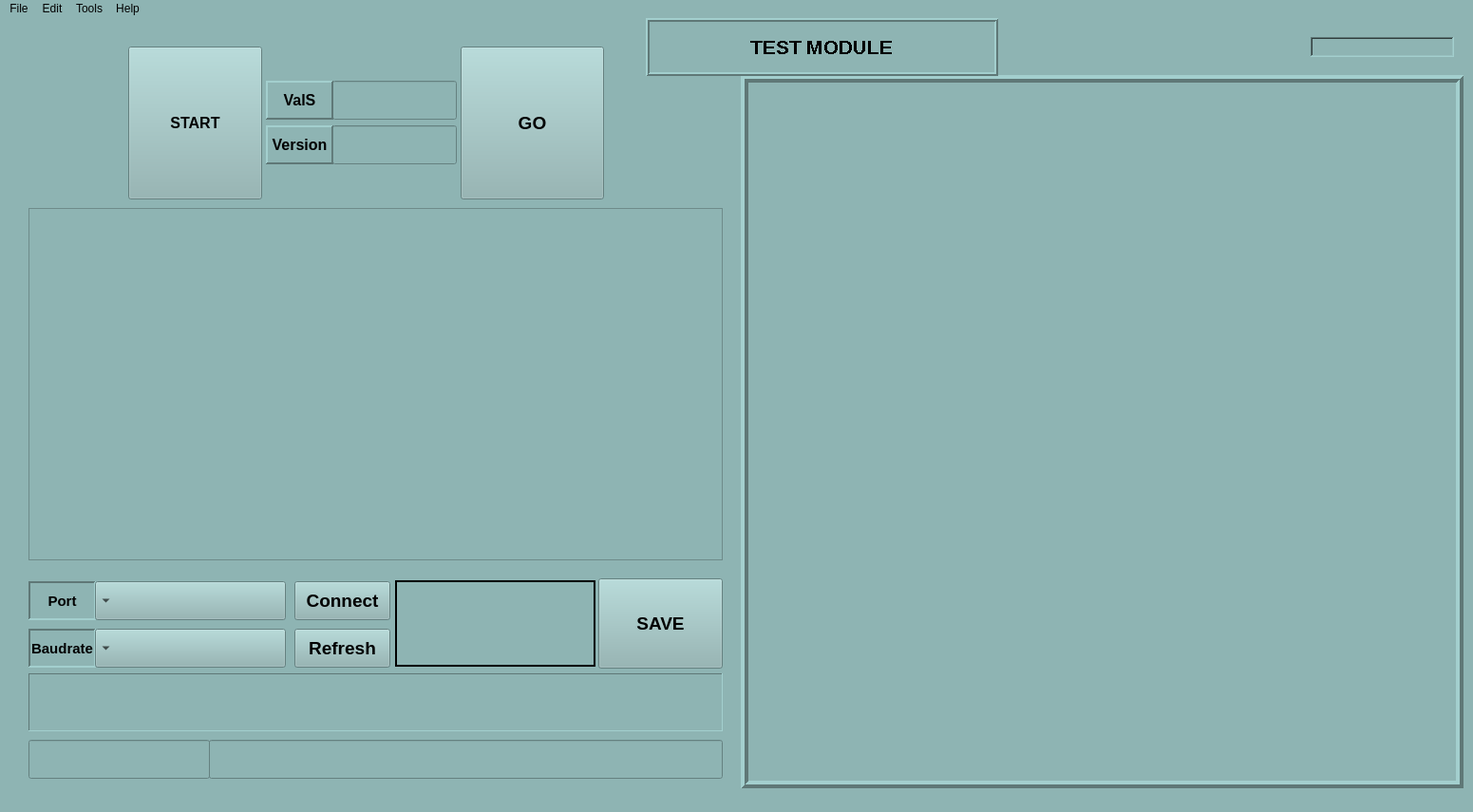
<?xml version="1.0" encoding="UTF-8"?>
<ui version="4.0">
 <class>APP</class>
 <widget class="QMainWindow" name="APP">
  <property name="geometry">
   <rect>
    <x>0</x>
    <y>0</y>
    <width>1551</width>
    <height>855</height>
   </rect>
  </property>
  <property name="windowTitle">
   <string>MainWindow</string>
  </property>
  <property name="toolTip">
   <string>&lt;html&gt;&lt;head/&gt;&lt;body&gt;&lt;p&gt;&lt;br/&gt;&lt;/p&gt;&lt;/body&gt;&lt;/html&gt;</string>
  </property>
  <property name="styleSheet">
   <string notr="true">background-color: rgb(142, 180, 179);</string>
  </property>
  <widget class="QWidget" name="centralwidget">
   <widget class="QLabel" name="image_label">
    <property name="geometry">
     <rect>
      <x>780</x>
      <y>60</y>
      <width>761</width>
      <height>751</height>
     </rect>
    </property>
    <property name="styleSheet">
     <string notr="true">border-color: rgb(0, 0, 0);
selection-color: rgb(0, 85, 255);</string>
    </property>
    <property name="frameShape">
     <enum>QFrame::Box</enum>
    </property>
    <property name="frameShadow">
     <enum>QFrame::Raised</enum>
    </property>
    <property name="lineWidth">
     <number>4</number>
    </property>
    <property name="text">
     <string/>
    </property>
    <property name="alignment">
     <set>Qt::AlignCenter</set>
    </property>
   </widget>
   <widget class="QLabel" name="title_label">
    <property name="geometry">
     <rect>
      <x>680</x>
      <y>0</y>
      <width>371</width>
      <height>61</height>
     </rect>
    </property>
    <property name="font">
     <font>
      <pointsize>16</pointsize>
      <weight>75</weight>
      <bold>true</bold>
      <stylestrategy>NoAntialias</stylestrategy>
     </font>
    </property>
    <property name="frameShape">
     <enum>QFrame::Box</enum>
    </property>
    <property name="frameShadow">
     <enum>QFrame::Raised</enum>
    </property>
    <property name="lineWidth">
     <number>2</number>
    </property>
    <property name="text">
     <string>TEST MODULE</string>
    </property>
    <property name="alignment">
     <set>Qt::AlignCenter</set>
    </property>
   </widget>
   <widget class="QLabel" name="time_label">
    <property name="geometry">
     <rect>
      <x>1380</x>
      <y>20</y>
      <width>151</width>
      <height>21</height>
     </rect>
    </property>
    <property name="font">
     <font>
      <pointsize>10</pointsize>
      <weight>50</weight>
      <bold>false</bold>
     </font>
    </property>
    <property name="frameShape">
     <enum>QFrame::WinPanel</enum>
    </property>
    <property name="frameShadow">
     <enum>QFrame::Sunken</enum>
    </property>
    <property name="lineWidth">
     <number>2</number>
    </property>
    <property name="text">
     <string/>
    </property>
   </widget>
   <widget class="QWidget" name="widget" native="true">
    <property name="geometry">
     <rect>
      <x>130</x>
      <y>30</y>
      <width>511</width>
      <height>161</height>
     </rect>
    </property>
    <widget class="QPushButton" name="start_button">
     <property name="geometry">
      <rect>
       <x>5</x>
       <y>0</y>
       <width>141</width>
       <height>161</height>
      </rect>
     </property>
     <property name="font">
      <font>
       <pointsize>12</pointsize>
       <weight>75</weight>
       <bold>true</bold>
      </font>
     </property>
     <property name="styleSheet">
      <string notr="true"/>
     </property>
     <property name="text">
      <string>START</string>
     </property>
     <property name="checkable">
      <bool>false</bool>
     </property>
    </widget>
    <widget class="QPushButton" name="test_button">
     <property name="geometry">
      <rect>
       <x>355</x>
       <y>0</y>
       <width>151</width>
       <height>161</height>
      </rect>
     </property>
     <property name="font">
      <font>
       <pointsize>14</pointsize>
       <weight>75</weight>
       <bold>true</bold>
      </font>
     </property>
     <property name="styleSheet">
      <string notr="true"/>
     </property>
     <property name="text">
      <string>GO</string>
     </property>
     <property name="checkable">
      <bool>false</bool>
     </property>
     <property name="autoDefault">
      <bool>false</bool>
     </property>
    </widget>
    <widget class="QLineEdit" name="value_edit">
     <property name="geometry">
      <rect>
       <x>220</x>
       <y>36</y>
       <width>131</width>
       <height>41</height>
      </rect>
     </property>
     <property name="sizePolicy">
      <sizepolicy hsizetype="Expanding" vsizetype="Fixed">
       <horstretch>0</horstretch>
       <verstretch>0</verstretch>
      </sizepolicy>
     </property>
     <property name="font">
      <font>
       <pointsize>12</pointsize>
       <weight>75</weight>
       <bold>true</bold>
      </font>
     </property>
     <property name="styleSheet">
      <string notr="true"/>
     </property>
     <property name="inputMask">
      <string notr="true"/>
     </property>
     <property name="alignment">
      <set>Qt::AlignCenter</set>
     </property>
    </widget>
    <widget class="QLabel" name="version_button">
     <property name="geometry">
      <rect>
       <x>150</x>
       <y>83</y>
       <width>71</width>
       <height>41</height>
      </rect>
     </property>
     <property name="font">
      <font>
       <pointsize>12</pointsize>
       <weight>75</weight>
       <bold>true</bold>
      </font>
     </property>
     <property name="frameShape">
      <enum>QFrame::Panel</enum>
     </property>
     <property name="frameShadow">
      <enum>QFrame::Raised</enum>
     </property>
     <property name="lineWidth">
      <number>2</number>
     </property>
     <property name="text">
      <string>Version</string>
     </property>
     <property name="alignment">
      <set>Qt::AlignCenter</set>
     </property>
    </widget>
    <widget class="QLabel" name="vals_button">
     <property name="geometry">
      <rect>
       <x>150</x>
       <y>36</y>
       <width>71</width>
       <height>41</height>
      </rect>
     </property>
     <property name="font">
      <font>
       <pointsize>12</pointsize>
       <weight>75</weight>
       <bold>true</bold>
      </font>
     </property>
     <property name="frameShape">
      <enum>QFrame::Panel</enum>
     </property>
     <property name="frameShadow">
      <enum>QFrame::Raised</enum>
     </property>
     <property name="lineWidth">
      <number>2</number>
     </property>
     <property name="text">
      <string>ValS</string>
     </property>
     <property name="alignment">
      <set>Qt::AlignCenter</set>
     </property>
    </widget>
    <widget class="QLineEdit" name="version_edit">
     <property name="geometry">
      <rect>
       <x>220</x>
       <y>83</y>
       <width>131</width>
       <height>41</height>
      </rect>
     </property>
     <property name="font">
      <font>
       <pointsize>11</pointsize>
       <weight>75</weight>
       <bold>true</bold>
      </font>
     </property>
     <property name="alignment">
      <set>Qt::AlignCenter</set>
     </property>
    </widget>
   </widget>
   <widget class="QWidget" name="widget_2" native="true">
    <property name="geometry">
     <rect>
      <x>20</x>
      <y>200</y>
      <width>741</width>
      <height>371</height>
     </rect>
    </property>
    <widget class="QLabel" name="info_label">
     <property name="geometry">
      <rect>
       <x>10</x>
       <y>0</y>
       <width>731</width>
       <height>371</height>
      </rect>
     </property>
     <property name="font">
      <font>
       <pointsize>14</pointsize>
       <weight>75</weight>
       <bold>true</bold>
       <underline>false</underline>
      </font>
     </property>
     <property name="mouseTracking">
      <bool>true</bool>
     </property>
     <property name="frameShape">
      <enum>QFrame::StyledPanel</enum>
     </property>
     <property name="text">
      <string/>
     </property>
     <property name="alignment">
      <set>Qt::AlignCenter</set>
     </property>
    </widget>
   </widget>
   <widget class="QWidget" name="widget_4" native="true">
    <property name="geometry">
     <rect>
      <x>20</x>
      <y>590</y>
      <width>741</width>
      <height>211</height>
     </rect>
    </property>
    <widget class="QPushButton" name="refresh_button">
     <property name="geometry">
      <rect>
       <x>290</x>
       <y>53</y>
       <width>101</width>
       <height>41</height>
      </rect>
     </property>
     <property name="font">
      <font>
       <pointsize>14</pointsize>
       <weight>75</weight>
       <bold>true</bold>
      </font>
     </property>
     <property name="styleSheet">
      <string notr="true"/>
     </property>
     <property name="text">
      <string>Refresh</string>
     </property>
     <property name="checkable">
      <bool>false</bool>
     </property>
    </widget>
    <widget class="QPushButton" name="connect_button">
     <property name="geometry">
      <rect>
       <x>290</x>
       <y>3</y>
       <width>101</width>
       <height>41</height>
      </rect>
     </property>
     <property name="font">
      <font>
       <pointsize>14</pointsize>
       <weight>75</weight>
       <bold>true</bold>
      </font>
     </property>
     <property name="styleSheet">
      <string notr="true"/>
     </property>
     <property name="text">
      <string>Connect</string>
     </property>
     <property name="checkable">
      <bool>false</bool>
     </property>
    </widget>
    <widget class="QLabel" name="port_label">
     <property name="geometry">
      <rect>
       <x>10</x>
       <y>3</y>
       <width>71</width>
       <height>41</height>
      </rect>
     </property>
     <property name="font">
      <font>
       <pointsize>11</pointsize>
       <weight>75</weight>
       <bold>true</bold>
      </font>
     </property>
     <property name="frameShape">
      <enum>QFrame::Panel</enum>
     </property>
     <property name="frameShadow">
      <enum>QFrame::Sunken</enum>
     </property>
     <property name="lineWidth">
      <number>2</number>
     </property>
     <property name="text">
      <string>Port</string>
     </property>
     <property name="alignment">
      <set>Qt::AlignCenter</set>
     </property>
    </widget>
    <widget class="QComboBox" name="port_box">
     <property name="geometry">
      <rect>
       <x>80</x>
       <y>3</y>
       <width>201</width>
       <height>41</height>
      </rect>
     </property>
     <property name="font">
      <font>
       <pointsize>10</pointsize>
       <weight>75</weight>
       <bold>true</bold>
      </font>
     </property>
     <property name="layoutDirection">
      <enum>Qt::RightToLeft</enum>
     </property>
    </widget>
    <widget class="QLabel" name="baudrate_label">
     <property name="geometry">
      <rect>
       <x>10</x>
       <y>53</y>
       <width>71</width>
       <height>41</height>
      </rect>
     </property>
     <property name="font">
      <font>
       <pointsize>11</pointsize>
       <weight>75</weight>
       <bold>true</bold>
      </font>
     </property>
     <property name="frameShape">
      <enum>QFrame::Panel</enum>
     </property>
     <property name="frameShadow">
      <enum>QFrame::Sunken</enum>
     </property>
     <property name="lineWidth">
      <number>2</number>
     </property>
     <property name="text">
      <string>Baudrate</string>
     </property>
     <property name="alignment">
      <set>Qt::AlignCenter</set>
     </property>
    </widget>
    <widget class="QComboBox" name="baudrate_box">
     <property name="geometry">
      <rect>
       <x>80</x>
       <y>53</y>
       <width>201</width>
       <height>41</height>
      </rect>
     </property>
     <property name="font">
      <font>
       <pointsize>10</pointsize>
       <weight>75</weight>
       <bold>true</bold>
      </font>
     </property>
     <property name="layoutDirection">
      <enum>Qt::RightToLeft</enum>
     </property>
    </widget>
    <widget class="QLineEdit" name="Final_result_box">
     <property name="geometry">
      <rect>
       <x>200</x>
       <y>170</y>
       <width>541</width>
       <height>41</height>
      </rect>
     </property>
     <property name="font">
      <font>
       <pointsize>10</pointsize>
       <weight>75</weight>
       <bold>true</bold>
      </font>
     </property>
     <property name="frame">
      <bool>true</bool>
     </property>
     <property name="alignment">
      <set>Qt::AlignLeading|Qt::AlignLeft|Qt::AlignVCenter</set>
     </property>
    </widget>
    <widget class="QLineEdit" name="id_Edit">
     <property name="geometry">
      <rect>
       <x>10</x>
       <y>170</y>
       <width>191</width>
       <height>41</height>
      </rect>
     </property>
     <property name="font">
      <font>
       <pointsize>10</pointsize>
       <weight>75</weight>
       <bold>true</bold>
      </font>
     </property>
     <property name="frame">
      <bool>true</bool>
     </property>
     <property name="alignment">
      <set>Qt::AlignCenter</set>
     </property>
    </widget>
    <widget class="QTextBrowser" name="textBrowser">
     <property name="geometry">
      <rect>
       <x>10</x>
       <y>100</y>
       <width>731</width>
       <height>61</height>
      </rect>
     </property>
     <property name="frameShape">
      <enum>QFrame::Panel</enum>
     </property>
     <property name="lineWidth">
      <number>1</number>
     </property>
    </widget>
    <widget class="QPushButton" name="save_button">
     <property name="geometry">
      <rect>
       <x>610</x>
       <y>0</y>
       <width>131</width>
       <height>95</height>
      </rect>
     </property>
     <property name="font">
      <font>
       <pointsize>14</pointsize>
       <weight>75</weight>
       <bold>true</bold>
      </font>
     </property>
     <property name="styleSheet">
      <string notr="true"/>
     </property>
     <property name="text">
      <string>SAVE</string>
     </property>
     <property name="checkable">
      <bool>false</bool>
     </property>
    </widget>
    <widget class="QLabel" name="result_label">
     <property name="geometry">
      <rect>
       <x>396</x>
       <y>2</y>
       <width>211</width>
       <height>91</height>
      </rect>
     </property>
     <property name="font">
      <font>
       <pointsize>12</pointsize>
       <weight>75</weight>
       <bold>true</bold>
      </font>
     </property>
     <property name="frameShape">
      <enum>QFrame::Panel</enum>
     </property>
     <property name="lineWidth">
      <number>2</number>
     </property>
     <property name="text">
      <string/>
     </property>
     <property name="alignment">
      <set>Qt::AlignCenter</set>
     </property>
    </widget>
   </widget>
  </widget>
  <widget class="QStatusBar" name="statusbar"/>
  <widget class="QMenuBar" name="menubar">
   <property name="geometry">
    <rect>
     <x>0</x>
     <y>0</y>
     <width>1551</width>
     <height>21</height>
    </rect>
   </property>
   <widget class="QMenu" name="menuFile">
    <property name="title">
     <string>File</string>
    </property>
    <addaction name="actionNew"/>
    <addaction name="actionExit"/>
    <addaction name="actionSave"/>
    <addaction name="actionSave_as"/>
   </widget>
   <widget class="QMenu" name="menuEdit">
    <property name="title">
     <string>Edit</string>
    </property>
   </widget>
   <widget class="QMenu" name="menuTools">
    <property name="title">
     <string>Tools</string>
    </property>
   </widget>
   <widget class="QMenu" name="menuHelp">
    <property name="title">
     <string>Help</string>
    </property>
    <addaction name="actionAbout"/>
   </widget>
   <addaction name="menuFile"/>
   <addaction name="menuEdit"/>
   <addaction name="menuTools"/>
   <addaction name="menuHelp"/>
  </widget>
  <action name="actionNew">
   <property name="text">
    <string>New</string>
   </property>
  </action>
  <action name="actionExit">
   <property name="text">
    <string>Load</string>
   </property>
  </action>
  <action name="actionSave">
   <property name="text">
    <string>Save</string>
   </property>
  </action>
  <action name="actionSave_as">
   <property name="text">
    <string>Save as</string>
   </property>
  </action>
  <action name="actionAbout">
   <property name="text">
    <string>About</string>
   </property>
  </action>
 </widget>
 <resources/>
 <connections/>
</ui>
